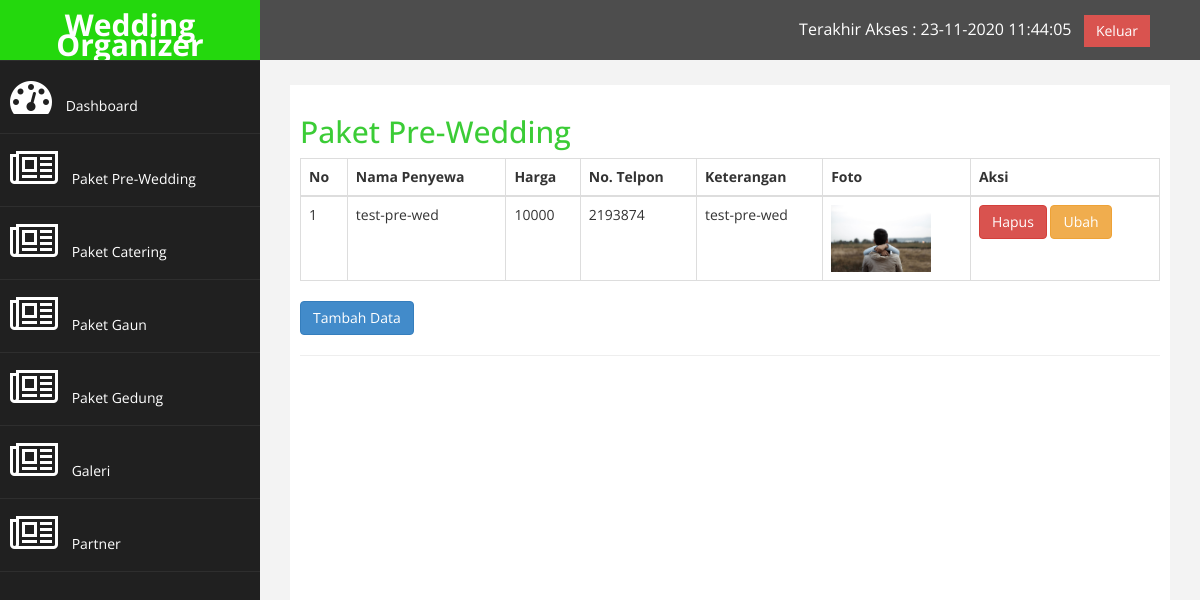
The app's page /admin.php?halaman=paket_prewed (signed in) with its own data.
### tables this page shows
CREATE TABLE `wedding` (
  `id_wed` int(3) NOT NULL,
  `nama_wed` varchar(50) NOT NULL,
  `harga_wed` varchar(15) NOT NULL,
  `telp_wed` varchar(12) NOT NULL,
  `keterangan_wed` text NOT NULL,
  `foto_wed` text NOT NULL
);

### paket_prewed.php (the view)
<h2>Paket Pre-Wedding</h2>
<table class="table table-bordered">
    <thead>
        <th>No</th>
        <th>Nama Penyewa</th>
        <th>Harga</th>
        <th>No. Telpon</th>
        <th>Keterangan</th>
        <th>Foto</th>
        <th>Aksi</th>
    </thead>
    <tbody>
        <?php $nomor = 1; ?>
        <?php $ambil = mysqli_query($link, "SELECT * FROM wedding"); ?>
        <?php while ($pecah = mysqli_fetch_assoc($ambil)) { ?>
            <tr>
                <td><?= $nomor; ?></td>
                <td><?= $pecah['nama_wed']; ?></td>
                <td><?= $pecah['harga_wed']; ?></td>
                <td><?= $pecah['telp_wed']; ?></td>
                <td><?= $pecah['keterangan_wed']; ?></td>
                <td>
                    <img src="images/<?= $pecah['foto_wed']; ?>" width="100px">
                </td>
                <td>
                    <a href="admin.php?halaman=hapus_paket_prewed&id=<?= $pecah['id_wed']; ?>" class="btn btn-danger">Hapus</a>
                    <a href="admin.php?halaman=ubah_paket_prewed&id=<?= $pecah['id_wed']; ?>" class="btn btn-warning">Ubah</a>
                </td>
            </tr>
            <?php $nomor++ ?>
        <?php } ?>
    </tbody>
</table>
<a href="admin.php?halaman=tambah_paket_prewed" class="btn btn-primary">Tambah Data</a>

### admin/assets/css/custom.css (style rules this page uses)
body { font-family: 'Open Sans', sans-serif; }
h2 { color: rgba(32, 197, 26, 0.877); }

### records on screen
wedding: nama_wed "test-pre-wed", harga_wed "10000", telp_wed "2193874", keterangan_wed "test-pre-wed", foto_wed (picture)
